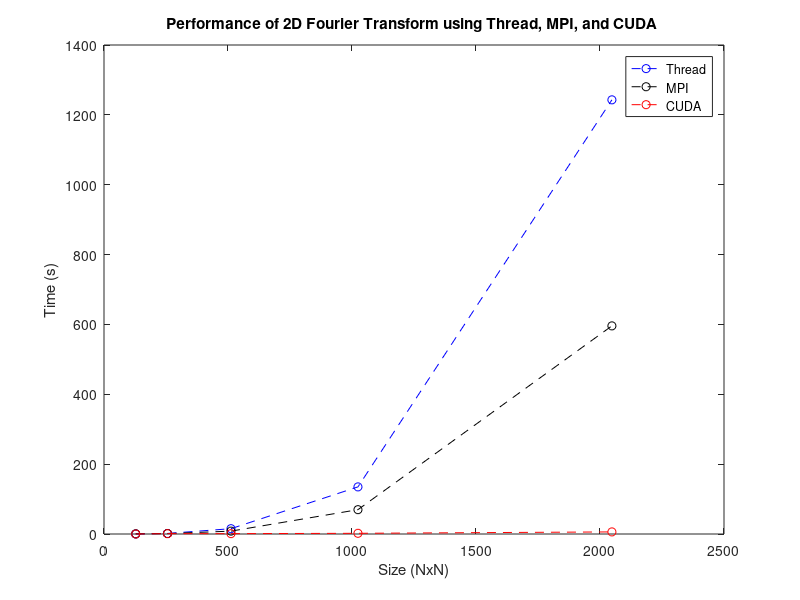

This chart was generated by the following MATLAB code:
%% Fourier Transform Data
% clc; clear; close all;
% CPU = [256, 1024, 2048;
%        1.566, 40, 50];
% MPI = [256, 1024, 2048;
%        0.9, 13, 16];
% CUDA = [256, 1024, 2048;
%        0.3, 0.8, 1.5];
%    
clc; clear; close all;
CPU = [128, 256, 512, 1024, 2048;
       0.148355, 1.58998,15.2248, 134.881,1243.01];
MPI = [128, 256, 512, 1024, 2048;
        0.477474, 1.22748, 8.2331, 69.6758, 595.861];
CUDA = [128, 256, 512, 1024, 2048;
        0, 1, 1, 2, 6];   
%% CPU
close all;
plot([CPU(1,:)], [CPU(2,:)],'b--o')

title('Performance of 2D Fourier Transform using Thread')
xlabel('Size (NxN)')
ylabel('Time (s)')

legend('Thread')    
    
%% MPI
close all;
plot([MPI(1,:)], [MPI(2,:)],'k--o')

title('Performance of 2D Fourier Transform using MPI')
xlabel('Size (NxN)')
ylabel('Time (s)')

legend('MPI')  
%% CUDA
close all;
plot([MPI(1,:)], [CUDA(2,:)],'r--o')

title('Performance of 2D Fourier Transform using CUDA')
xlabel('Size (NxN)')
ylabel('Time (s)')

legend('CUDA')  

%% Results DFT
plot([CPU(1,:)], [CPU(2,:)],'b--o',[MPI(1,:)], [MPI(2,:)],'k--o', [CUDA(1,:)], [CUDA(2,:)], 'r--o')

title('Performance of 2D Fourier Transform using Thread, MPI, and CUDA ')
xlabel('Size (NxN)')
ylabel('Time (s)')

legend('Thread','MPI', 'CUDA')


